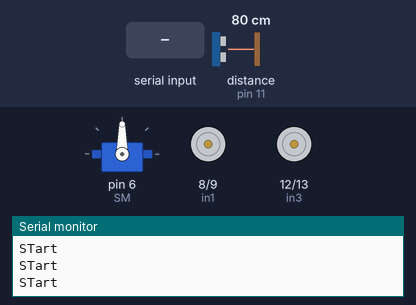
The sketch below on a simulated Arduino Uno, built with avr-gcc and run on an emulated ATmega328P. Shown: servo, motor-driver pin pairs drawn as motors (green arrow = first pin HIGH = forward, orange = second pin HIGH = backward, longer = more drive), the last lines printed to the serial monitor. The test bench sets the inputs (shaded band); at power-on: distance to the obstacle (sensor on pin 11) 80 cm. The echo pulse lasts 58.3 µs per cm.

Above: at 1.2 s.
1.3 s: "F" received over the second serial link
At 2.5 s:
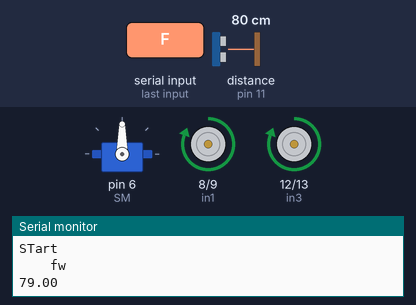
2.8 s: "B" received over the second serial link
At 3.5 s:
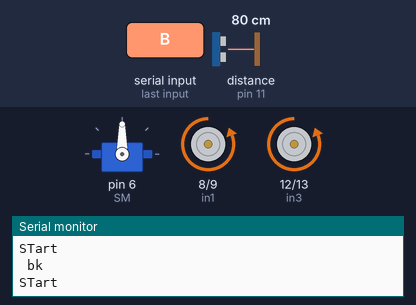
4.3 s: "R" received over the second serial link
At 5.5 s:
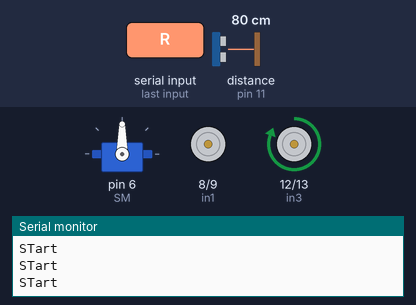
5.8 s: "L" received over the second serial link
At 6.5 s:
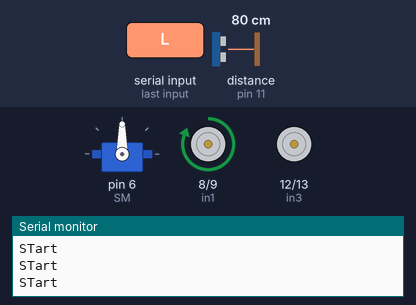
Timing chart, 0 to 8.3 s (numbered marks = the images above; inputs shaded):
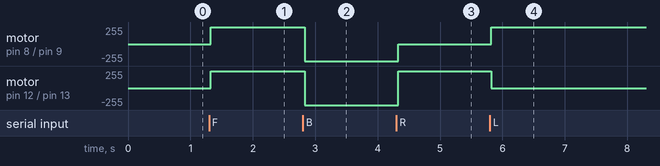

The sketch:

Phase_1_edited_code.ino
```cpp
//Bluetooth module
#include <SoftwareSerial.h>
#define rxPin 0
#define txPin 1
SoftwareSerial rf(rxPin,txPin);
char state ;
//H bridge Module

 int in1 = 8;
 int in2 = 9;

 int in3 = 12;
 int in4 = 13;

//ultrasonic
const int trigPin = 10;
const int echoPin = 11;
// defines variables


//servo module
#include <Servo.h>
Servo SM ; // define the name of the  servo object
int servo_angle= 0; // set the angle of the servo


float ultraread();
 void FWD(void);
void Back(void);
void Stop(void);
  void Right(void);
  void Left(void);
void Avoid(void);

void setup() {
  // put your setup code here, to run once:
pinMode(trigPin, OUTPUT); // Sets the trigPin as an Output
pinMode(echoPin, INPUT); // Sets the echoPin as an Input
Serial.begin(9600); // Starts the serial communication
SM.attach(6);//servo definition
SM.write(90);
pinMode(in1, OUTPUT);
pinMode(in2, OUTPUT);

pinMode(in3, OUTPUT);
pinMode(in4, OUTPUT);
rf.begin(9600);
}

void loop() {


Serial.println("STart   ");
if(rf.available()){
  state=rf.read();
  Serial.println("STAT IS :   ");
  Serial.println(state);
  }

  if(state=='S'){Stop();}
else if(state=='F'){FWD();}
else if(state=='B'){Back();}
else if(state=='R'){Right();}
else if(state=='L'){Left();}
else if (state=='v' ||state=='V'){Avoid();}


}


  void FWD(void){

digitalWrite(in1, HIGH);
digitalWrite(in2, LOW);

digitalWrite(in3, HIGH);
digitalWrite(in4, LOW);
Serial.println("    fw");
Serial.println();
Serial.println(ultraread());


  }
  void Back(void){

digitalWrite(in1, LOW);
digitalWrite(in2, HIGH);

digitalWrite(in3, LOW);
digitalWrite(in4, HIGH);

Serial.println(" bk");

  }

  void Stop(void){

digitalWrite(in1, LOW);
digitalWrite(in2, LOW);

digitalWrite(in3, LOW);
digitalWrite(in4, LOW);

  }

  void Right(void){


digitalWrite(in1, LOW);
digitalWrite(in2, LOW);

digitalWrite(in3, HIGH);
digitalWrite(in4, LOW);

    }

    void Left(void){


digitalWrite(in1, HIGH);
digitalWrite(in2, LOW);

digitalWrite(in3, LOW);
digitalWrite(in4, LOW);

    }


float ultraread(){
int duration=0;
int distanceCm=0;

   // put your main code here, to run repeatedly:
digitalWrite(trigPin, LOW);
delayMicroseconds(2);
// Sets the trigPin on HIGH state for 10 micro seconds
digitalWrite(trigPin, HIGH);
delayMicroseconds(10);
digitalWrite(trigPin, LOW);
// Reads the echoPin, returns the sound wave travel time in microseconds
duration = pulseIn(echoPin, HIGH);
// Calculating the distance
distanceCm= duration*0.034/2;
// Prints the distance on the Serial Monitor
return distanceCm;
}


void Avoid(void){
  float dist=ultraread() ;
  while(1){
    dist=ultraread();
    if(dist<20){while(1){Stop();
   dist=ultraread();
   Serial.println("LOL");
   if(dist>20){break;}
    }
      }
      else{Serial.println("STart   ");
if(rf.available()){
  state=rf.read();
  Serial.println("STAT ISXXXX :   ");
  Serial.println(state);
  }
if(state=='S'){Stop();}
else if(state=='F'){FWD();}
else if(state=='B'){Back();}
else if(state=='R'){Right();}
else if(state=='L'){Left();}
else if(state=='v' ||state=='V'){break;}

    }
    }
    }
```

Measured:
- after the input at 1.3 s, motor on pin 8 (in1) / pin 9 (in2), motor on pin 12 (in3) / pin 13 (in4): stopped → forward 255/255 at once
- after the input at 2.8 s, motor on pin 8 (in1) / pin 9 (in2), motor on pin 12 (in3) / pin 13 (in4): forward 255/255 → backward 255/255 at once
- after the input at 4.3 s, motor on pin 8 (in1) / pin 9 (in2): backward 255/255 → stopped at once; motor on pin 12 (in3) / pin 13 (in4): backward 255/255 → forward 255/255 at once
- after the input at 5.8 s, motor on pin 8 (in1) / pin 9 (in2): stopped → forward 255/255 at once; motor on pin 12 (in3) / pin 13 (in4): forward 255/255 → stopped at once
